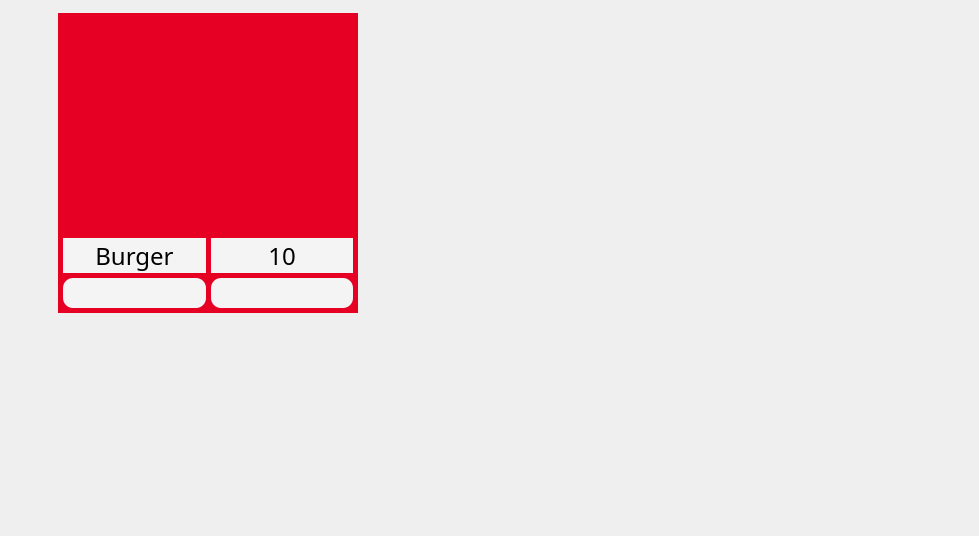
              <widget class="QWidget" name="scrollAreaWidgetContents">
               <property name="geometry">
                <rect>
                 <x>0</x>
                 <y>0</y>
                 <width>979</width>
                 <height>536</height>
                </rect>
               </property>
               <widget class="QWidget" name="widget_12" native="true">
                <property name="geometry">
                 <rect>
                  <x>58</x>
                  <y>13</y>
                  <width>300</width>
                  <height>300</height>
                 </rect>
                </property>
                <property name="minimumSize">
                 <size>
                  <width>300</width>
                  <height>300</height>
                 </size>
                </property>
                <property name="maximumSize">
                 <size>
                  <width>300</width>
                  <height>300</height>
                 </size>
                </property>
                <property name="styleSheet">
                 <string notr="true">background-color: rgba(230, 0, 35, 1);
</string>
                </property>
                <layout class="QGridLayout" name="gridLayout_4">
                 <property name="leftMargin">
                  <number>5</number>
                 </property>
                 <property name="topMargin">
                  <number>5</number>
                 </property>
                 <property name="rightMargin">
                  <number>5</number>
                 </property>
                 <property name="bottomMargin">
                  <number>5</number>
                 </property>
                 <property name="spacing">
                  <number>5</number>
                 </property>
                 <item row="0" column="0" colspan="2">
                  <widget class="QLabel" name="label_8">
                   <property name="minimumSize">
                    <size>
                     <width>0</width>
                     <height>175</height>
                    </size>
                   </property>
                   <property name="text">
                    <string/>
                   </property>
                   <property name="pixmap">
                    <pixmap>Images/burger.jpg</pixmap>
                   </property>
                   <property name="scaledContents">
                    <bool>true</bool>
                   </property>
                  </widget>
                 </item>
                 <item row="1" column="0">
                  <widget class="QLabel" name="label_9">
                   <property name="maximumSize">
                    <size>
                     <width>16777215</width>
                     <height>35</height>
                    </size>
                   </property>
                   <property name="font">
                    <font>
                     <family>Script MT Bold</family>
                     <pointsize>18</pointsize>
                    </font>
                   </property>
                   <property name="styleSheet">
                    <string notr="true">background-color:rgb(244,244,244);</string>
                   </property>
                   <property name="text">
                    <string>Burger</string>
                   </property>
                   <property name="alignment">
                    <set>Qt::AlignCenter</set>
                   </property>
                  </widget>
                 </item>
                 <item row="1" column="1">
                  <widget class="QLabel" name="label_10">
                   <property name="maximumSize">
                    <size>
                     <width>16777215</width>
                     <height>35</height>
                    </size>
                   </property>
                   <property name="font">
                    <font>
                     <family>Script MT Bold</family>
                     <pointsize>18</pointsize>
                    </font>
                   </property>
                   <property name="styleSheet">
                    <string notr="true">background-color:rgb(244,244,244);</string>
                   </property>
                   <property name="text">
                    <string>10</string>
                   </property>
                   <property name="alignment">
                    <set>Qt::AlignCenter</set>
                   </property>
                  </widget>
                 </item>
                 <item row="2" column="0">
                  <widget class="QPushButton" name="pushButton_5">
                   <property name="minimumSize">
                    <size>
                     <width>0</width>
                     <height>30</height>
                    </size>
                   </property>
                   <property name="font">
                    <font>
                     <family>Rockwell</family>
                     <pointsize>10</pointsize>
                     <weight>75</weight>
                     <bold>true</bold>
                    </font>
                   </property>
                   <property name="cursor">
                    <cursorShape>PointingHandCursor</cursorShape>
                   </property>
                   <property name="styleSheet">
                    <string notr="true">QPushButton{
	background-color:rgb(244,244,244);
	border-radius:10%;
}</string>
                   </property>
                   <property name="text">
                    <string/>
                   </property>
                   <property name="icon">
                    <iconset>
                     <normaloff>Icons &amp; logos/add fvt.png</normaloff>Icons &amp; logos/add fvt.png</iconset>
                   </property>
                   <property name="iconSize">
                    <size>
                     <width>25</width>
                     <height>25</height>
                    </size>
                   </property>
                   <property name="flat">
                    <bool>false</bool>
                   </property>
                  </widget>
                 </item>
                 <item row="2" column="1">
                  <widget class="QPushButton" name="pushButton_6">
                   <property name="minimumSize">
                    <size>
                     <width>0</width>
                     <height>30</height>
                    </size>
                   </property>
                   <property name="font">
                    <font>
                     <pointsize>10</pointsize>
                     <weight>75</weight>
                     <bold>true</bold>
                    </font>
                   </property>
                   <property name="cursor">
                    <cursorShape>PointingHandCursor</cursorShape>
                   </property>
                   <property name="styleSheet">
                    <string notr="true">QPushButton{
	background-color:rgb(244,244,244);
	border-radius:10%;
}</string>
                   </property>
                   <property name="text">
                    <string/>
                   </property>
                   <property name="icon">
                    <iconset>
                     <normaloff>Icons &amp; logos/add to cart.png</normaloff>Icons &amp; logos/add to cart.png</iconset>
                   </property>
                   <property name="iconSize">
                    <size>
                     <width>25</width>
                     <height>25</height>
                    </size>
                   </property>
                   <property name="flat">
                    <bool>false</bool>
                   </property>
                  </widget>
                 </item>
                </layout>
               </widget>
              </widget>
